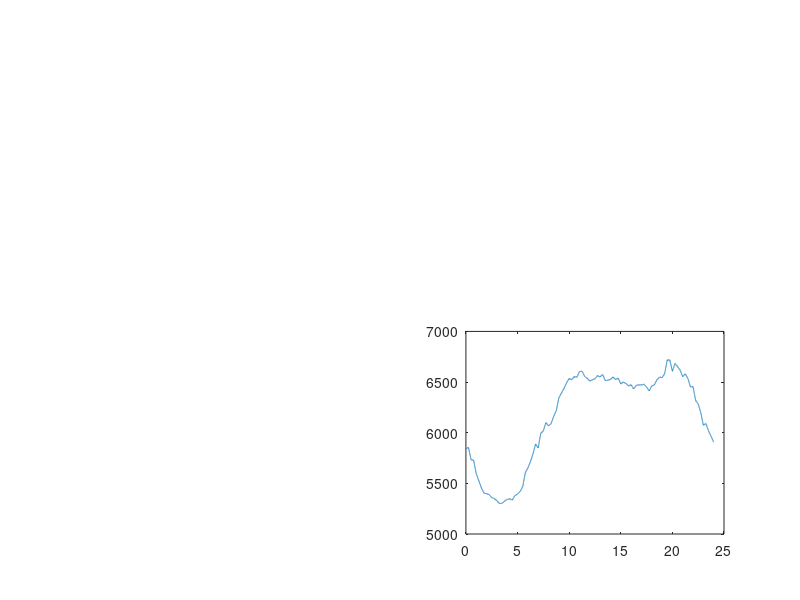

Source code (MATLAB): (Note: this script raises an error after producing the figure.)
clc
clf
clear all
mean_collect = 0;

% Подготовка рабочей области и подгрузка графа

load('mean_data.mat');
load('graph.mat');
load('traffic.mat');
time = single([0:0.002:24]);

% Подргузка графика нагрузки

load('residential_load.mat');
subplot(2,2,4)
loadprof = plot(time, P_n);

% Задание города в виде графа 

f = figure(1);
f.Position = [100 100 600 700];
subplot(2,2,[1 3])
h = plot(G, 'XData', test_x, 'YData', test_y);
title("Модель движения электромобилей")
xlabel("x, км")
ylabel("y, км")
hold on
Graph_size = int16(size(G.Nodes));
all_nodes  = int16([1:Graph_size(1)]);

% Зарядные станции, узлы зарядных станций

Station1 = Charging_Station(449,10,50);
Station2 = Charging_Station(548,10,50);
Station3 = Charging_Station(375,10,50);
Station4 = Charging_Station(327,10,50);
Station5 = Charging_Station(513,10,50);
Station6 = Charging_Station(548,10,50);
Station7 = Charging_Station(303,10,50);

station_Nodes = [449,548,375,327,513,438,303];

station_massive = {Station1, Station2, Station3, Station4, Station5, Station6, Station7};

% Электромобили

N_tot = 10000;

N_off = 0.5 * N_tot;

N_dr = 0.4 * N_tot;

N_ndr = 0.1 * N_dr;

N_home = 0.1 * N_tot; 

EV_arr = {};
% EV_arr2 = {};
% EV_arr3 = {};
% EV_arr4 = {};

for i = 1 : N_off
    EV_arr{i} = Office_Worker(50,G,all_nodes,24);
    EV_arr{i}.x_coord = test_x(EV_arr{i}.from_Node);
    EV_arr{i}.y_coord = test_y(EV_arr{i}.from_Node);
end

% for i = 1 : N_dr
%     EV_arr2{i} = Driver(50,G,all_nodes,48);
%     EV_arr2{i}.x_coord = test_x(EV_arr2{i}.from_Node);
%     EV_arr2{i}.y_coord = test_y(EV_arr2{i}.from_Node);
% end
% 
% for i = 1 : N_ndr
%     EV_arr3{i} = Night_Driver(50,G,all_nodes,48);
%     EV_arr3{i}.x_coord = test_x(EV_arr3{i}.from_Node);
%     EV_arr3{i}.y_coord = test_y(EV_arr3{i}.from_Node);
% end
% 
% for i = 1 : N_home
%     EV_arr4{i} = Office_Worker(50,G,all_nodes,48);
%     EV_arr4{i}.x_coord = test_x(EV_arr4{i}.from_Node);
%     EV_arr4{i}.y_coord = test_y(EV_arr4{i}.from_Node);
% end
% 
% 
%  for i = 1:N_dr
%     EV_arr(N_off+i) = EV_arr2(i); 
%  end  
%  
%  for j = 1:N_ndr
%     EV_arr(N_off+N_dr+j) = EV_arr3(j); 
%  end  
%  
%  for k = 1:N_home
%      EV_arr(N_off+N_dr+N_ndr+k) = EV_arr4(k);
%  end

b = 1;
v = 1;
c = 1;
y = 1;

if ( mean_collect == 1)
    for z = 1:length(EV_arr)
       if ( isa(EV_arr{z},'Driver') && (1 - isa(EV_arr{z},'Night_Driver')))
            EV_arr{z}.SOC = driver_SOC(b);
            b = b + 1; 
       elseif ( isa(EV_arr{z},'Driver') &&  isa(EV_arr{z},'Night_Driver'))
            EV_arr{z}.SOC =  nightdriver_SOC(v); 
            v = v + 1;
       elseif (isa(EV_arr{z},'Office_Worker'))
            EV_arr{z}.SOC = office_SOC(c);
            c = c + 1;
       elseif ( isa(EV_arr{z},'Home_Worker'))
            EV_arr{z}.SOC = home_SOC(y);
            y = y + 1;  
       end
    end
end

% EV_arr = EV_arr(randperm(numel(EV_arr)));

N = numel(EV_arr);

x_vect = zeros(N,1);
y_vect = x_vect;

for i=1:N
    x_vect(i) = EV_arr{i}.x_coord;
    y_vect(i) = EV_arr{i}.y_coord;
end

h = plot(x_vect, y_vect , 'ro','MarkerSize',2);

power = zeros(length(time)-1,1);
power(2:end) = NaN;
subplot(2,2,2)
powerpl = plot(time(1:end-1),power);
axis([0 24 0 5*N]);
title("Потребляемая из сети мощность")
xlabel("t, ч")
ylabel("P, кВт*ч")
velocity_over_time = [];


% Главный цикл анимации

for i = 1:length(time)
    
     traffic_point = traffic(i);
    
     for j = 1:N
       EV_arr{j} = EV_arr{j}.set_state(time(i));
       EV_arr{j} = EV_arr{j}.traffic_speed(traffic_point);
     end
    
     suV(i) = 0;
     
     for s = 1:N
                
         if (startsWith(EV_arr{s}.state, "driving"))
             velocity_over_time(s) = EV_arr{s}.V;
         else
             velocity_over_time(s) = 0;
         end
         
         suV(i) = suV(i) + velocity_over_time(s);
         
     end

     for o = 1:N
         SOC_prev(o) = EV_arr{o}.SOC;
     end

     for k = 1:N   
       x_target = test_x(EV_arr{k}.to_Node);
       y_target = test_y(EV_arr{k}.to_Node);
       [EV_arr{k},station_massive] = EV_arr{k}.move_and_charge(x_target,y_target,G,station_Nodes,station_massive,time(i));
     end
     
%         EV_arr{1}
     
     for s = 1:N
        delta_p(s) = EV_arr{s}.SOC - SOC_prev(s);
        if(delta_p(s) < 0)
            delta_p(s) = 0;
        end
     end
        
     if (i < length(time))
        power(i) = sum(delta_p)/0.002;
     end
     
     for l=1:N
          x_vect(l) = EV_arr{l}.x_coord;
          y_vect(l) = EV_arr{l}.y_coord;
     end

      curr_time = num2str(time(i));
      legend("t = " + curr_time);
      set(h, 'XData', x_vect, 'YData', y_vect);
      set(powerpl,'XData', time(1:end-1), 'YData', power);
      pause(0.005)
end

subplot(2,2,4)
hold on
total_load = plot(time(1:end-1), P_n(1:end-1) + (power * 10e-3)');


figure(3)

plot(time, suV) 

if (mean_collect == 1)
    driver_SOC = [];
    nightdriver_SOC = [];
    office_SOC = [];
    home_SOC = [];
    b = 1;
    v = 1;
    c = 1;
    y = 1;
    z = 1;
    
    for z = 1:length(EV_arr)
       if ( isa(EV_arr{z},'Driver') && (1 - isa(EV_arr{z},'Night_Driver')))
            driver_SOC(b) = EV_arr{z}.SOC;
            b = b + 1; 
       elseif ( isa(EV_arr{z},'Driver') &&  isa(EV_arr{z},'Night_Driver'))
            nightdriver_SOC(v) = EV_arr{z}.SOC; 
            v = v + 1;
       elseif ( isa(EV_arr{z},'Office_Worker') )
            office_SOC(c) = EV_arr{z}.SOC;
            c = c + 1;
       elseif ( isa(EV_arr{z},'Home_Worker') )
            home_SOC(y) = EV_arr{z}.SOC;
            y = y + 1;  
       end
    end
    save ('mean_data.mat','driver_SOC','nightdriver_SOC','office_SOC','home_SOC');
end

